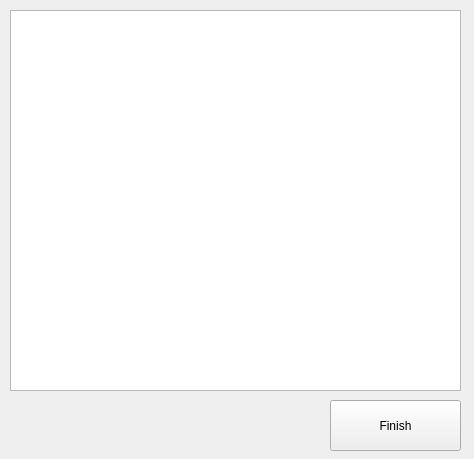
<?xml version="1.0" encoding="UTF-8"?>
<ui version="4.0">
 <class>Form</class>
 <widget class="QWidget" name="Form">
  <property name="geometry">
   <rect>
    <x>0</x>
    <y>0</y>
    <width>474</width>
    <height>459</height>
   </rect>
  </property>
  <property name="windowTitle">
   <string>Form</string>
  </property>
  <widget class="TextEdit" name="configprogress_TextEdit">
   <property name="geometry">
    <rect>
     <x>10</x>
     <y>10</y>
     <width>451</width>
     <height>381</height>
    </rect>
   </property>
  </widget>
  <widget class="PrimaryPushButton" name="configprogress_finish">
   <property name="geometry">
    <rect>
     <x>330</x>
     <y>400</y>
     <width>131</width>
     <height>51</height>
    </rect>
   </property>
   <property name="text">
    <string>Finish</string>
   </property>
  </widget>
  <widget class="StateToolTip" name="StateToolTip">
   <property name="enabled">
    <bool>true</bool>
   </property>
   <property name="geometry">
    <rect>
     <x>10</x>
     <y>400</y>
     <width>256</width>
     <height>51</height>
    </rect>
   </property>
  </widget>
 </widget>
 <customwidgets>
  <customwidget>
   <class>PushButton</class>
   <extends>QPushButton</extends>
   <header>qfluentwidgets</header>
  </customwidget>
  <customwidget>
   <class>PrimaryPushButton</class>
   <extends>PushButton</extends>
   <header>qfluentwidgets</header>
  </customwidget>
  <customwidget>
   <class>StateToolTip</class>
   <extends>QWidget</extends>
   <header>qfluentwidgets</header>
  </customwidget>
  <customwidget>
   <class>TextEdit</class>
   <extends>QTextEdit</extends>
   <header>qfluentwidgets</header>
  </customwidget>
 </customwidgets>
 <resources/>
 <connections/>
</ui>
